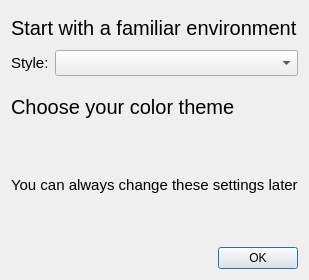
<?xml version="1.0" encoding="UTF-8"?>
<ui version="4.0">
 <class>ColorThemeWindow</class>
 <widget class="QDialog" name="ColorThemeWindow">
  <property name="geometry">
   <rect>
    <x>0</x>
    <y>0</y>
    <width>302</width>
    <height>280</height>
   </rect>
  </property>
  <property name="sizePolicy">
   <sizepolicy hsizetype="Expanding" vsizetype="MinimumExpanding">
    <horstretch>0</horstretch>
    <verstretch>0</verstretch>
   </sizepolicy>
  </property>
  <property name="windowTitle">
   <string>Welcome to UGENE 1.16</string>
  </property>
  <layout class="QVBoxLayout" name="verticalLayout">
   <item>
    <widget class="QLabel" name="label">
     <property name="font">
      <font>
       <pointsize>15</pointsize>
      </font>
     </property>
     <property name="text">
      <string>Start with a familiar environment</string>
     </property>
    </widget>
   </item>
   <item>
    <layout class="QFormLayout" name="formLayout">
     <item row="0" column="0">
      <widget class="QLabel" name="label_3">
       <property name="font">
        <font>
         <pointsize>11</pointsize>
        </font>
       </property>
       <property name="text">
        <string>Style:</string>
       </property>
      </widget>
     </item>
     <item row="0" column="1">
      <widget class="QComboBox" name="cbStyle">
       <property name="font">
        <font>
         <pointsize>11</pointsize>
        </font>
       </property>
      </widget>
     </item>
    </layout>
   </item>
   <item>
    <widget class="QLabel" name="label_4">
     <property name="font">
      <font>
       <pointsize>15</pointsize>
      </font>
     </property>
     <property name="text">
      <string>Choose your color theme</string>
     </property>
    </widget>
   </item>
   <item>
    <widget class="QWidget" name="wgtColorThemes" native="true"/>
   </item>
   <item>
    <widget class="QLabel" name="label_5">
     <property name="font">
      <font>
       <pointsize>11</pointsize>
      </font>
     </property>
     <property name="text">
      <string>You can always change these settings later</string>
     </property>
    </widget>
   </item>
   <item>
    <widget class="QLabel" name="errorLabel">
     <property name="font">
      <font>
       <pointsize>9</pointsize>
      </font>
     </property>
     <property name="text">
      <string/>
     </property>
     <property name="wordWrap">
      <bool>false</bool>
     </property>
    </widget>
   </item>
   <item>
    <widget class="QDialogButtonBox" name="buttonBox">
     <property name="standardButtons">
      <set>QDialogButtonBox::StandardButton::Ok</set>
     </property>
    </widget>
   </item>
  </layout>
 </widget>
 <resources/>
 <connections/>
</ui>
